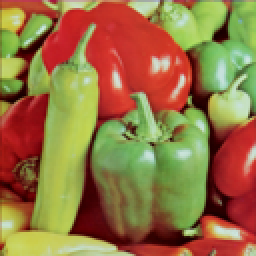
#> input picture PS3/data/peppers-small.tiff, 128 x 128 px (shown 2 times larger)
$ python p04_kmeans.py
#> lines starting #> are read from the running program, lines starting #| are printed output that depends on the picture
from matplotlib.image import imread
import matplotlib.pyplot as plt
import numpy as np


def main():
    k = 16

    image_small = imread('../data/peppers-small.tiff')
#> image_small is the input picture: shape (128, 128, 3); mean R, G, B 149.9, 115.7, 66.5
    plt.imshow(image_small)
    plt.savefig('output/image_small.png')

    image_large = imread('../data/peppers-large.tiff')
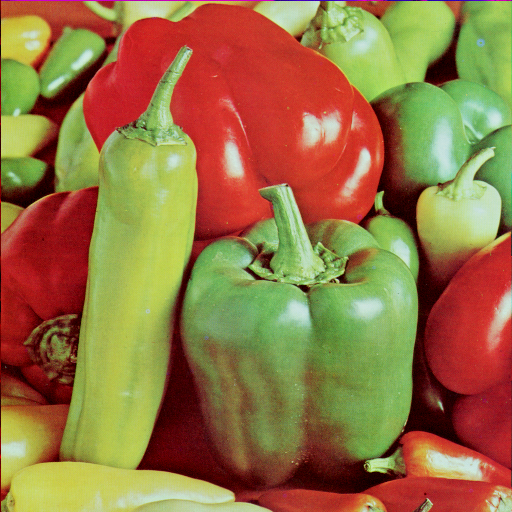
#> input picture PS3/data/peppers-large.tiff, 512 x 512 px
#> image_large is the input picture: shape (512, 512, 3); mean R, G, B 149.8, 115.6, 66.5
    plt.imshow(image_large)
    plt.savefig('output/image_large.png')
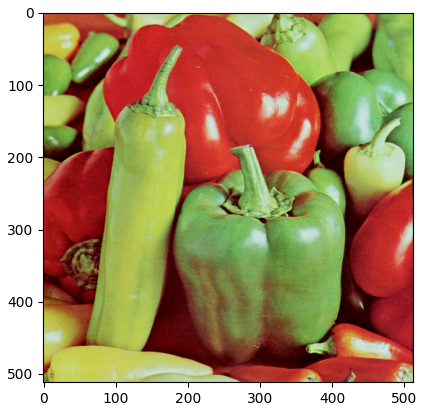
#> figure drawn by matplotlib, 1 panel

    h_small, w_small, c_small = image_small.shape
#> h_small = 128; w_small = 128; c_small = 3
    image_small = np.reshape(image_small, (h_small * w_small, c_small))

    # initialize centroids
    num_pixels = h_small * w_small
#> num_pixels = 16384
    centroids_idx = np.random.choice(range(num_pixels), k)
    centroids = image_small[centroids_idx]  # shape (k, c_small)
#> centroids = 16 rows, first 8: [195, 53, 49], [110, 119, 62], [192, 42, 39], [200, 51, 45], [118, 122, 63], [142, 182, 122], [125, 148, 78], [175, 42, 39]

    # run k-means algorithm
    centroids = kmeans(image_small, centroids)
#> the loop in kmeans, `while it < max_iter and (prev_j is None or np.abs(j - prev_j) >= eps):` made 61 passes
#> (prev_j, j) on passes 2 to 13: (709160, 381924.1), (381924.1, 331049), (331049, 308817), (308817, 297462.5), (297462.5, 292923.6), (292923.6, 291088.6), (291088.6, 289345.4), (289345.4, 287636), (287636, 286307.2), (286307.2, 285322), (285322, 284547.9), (284547.9, 283568.2)
#> j on pass 1: 709160
#> after the loop in kmeans, `while it < max_iter and (prev_j is None or np.abs(j - prev_j) >= eps):`: it = 61
#| 61
#> centroids = 16 rows, first 8: [204.8, 121.1, 86.25], [112.9, 124.9, 59.87], [186, 40.8, 38.5], [204.4, 56.37, 44.34], [148.6, 153.9, 67.32], [119.2, 167.4, 81.84], [158.6, 185.3, 82.58], [171.7, 84.05, 50.67]

    # classify the pixels
    h_large, w_large, c_large = image_large.shape
#> h_large = 512; w_large = 512; c_large = 3
    image_large = np.reshape(image_large, (h_large * w_large, c_large))
    distances = np.linalg.norm(np.expand_dims(image_large, axis=1) - np.expand_dims(centroids, axis=0), axis=2)   # shape (h_large * w_large, k)
    labels = np.argmin(distances, axis=1)   # shape (h_large * w_large, k)

    image_large_compressed = centroids[labels]
    image_large_compressed /= 256
    image_large_compressed = np.reshape(image_large_compressed, (h_large, w_large, c_large))
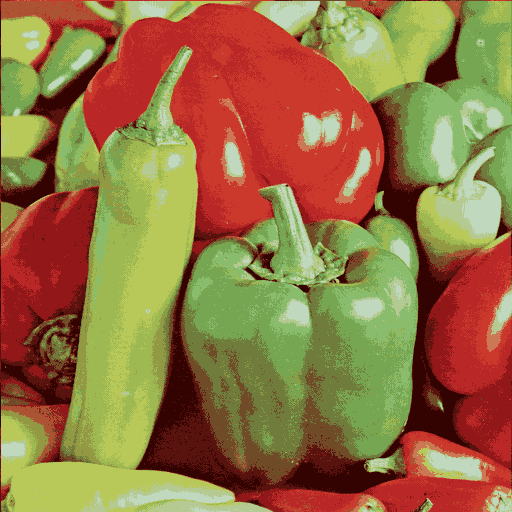
#> image_large_compressed: shape (512, 512, 3) float64; mean of channels 0, 1, 2 0.586, 0.452, 0.261; drawn as R, G, B
    plt.imshow(image_large_compressed)
    plt.savefig('output/image_large_compressed.png')
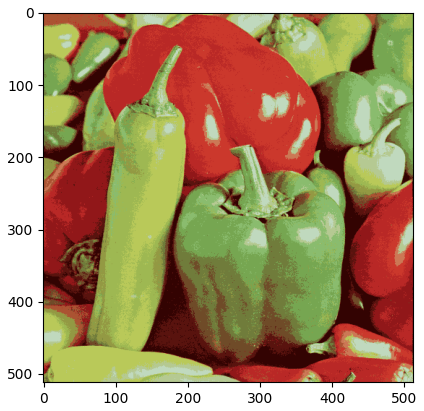
#> figure drawn by matplotlib, 1 panel


def kmeans(x, centroids):
    """k-means algorithm

    Args:
        x: shape (m, n)
        centroids: shape (k, n)
        k: number of clusters

    Returns:
        centroids: shape (k, n)
    """
    eps = 1e-3  # Convergence threshold
    max_iter = 1000

    m, n = x.shape
    k, _ = centroids.shape

    it = 0
    j = prev_j = None
    while it < max_iter and (prev_j is None or np.abs(j - prev_j) >= eps):
        distances = np.linalg.norm(np.expand_dims(x, axis=1) - np.expand_dims(centroids, axis=0), axis=2)   # shape (m, k)
        labels = np.argmin(distances, axis=1)   # shape (m, )
        indicator = np.zeros((m, k))
        indicator[range(m), labels] = 1 # shape (m, k)

        centroids = np.sum(np.expand_dims(indicator, axis=2) * np.expand_dims(x, axis=1), axis=0) / np.expand_dims(np.sum(indicator, axis=0), axis=1)   # shape (k, n)

        prev_j = j
        j = np.sum(np.linalg.norm(x - centroids[labels], axis=1))
        # print(j)

        it += 1

    print(it)

    return centroids


if __name__ == '__main__':
    main()
